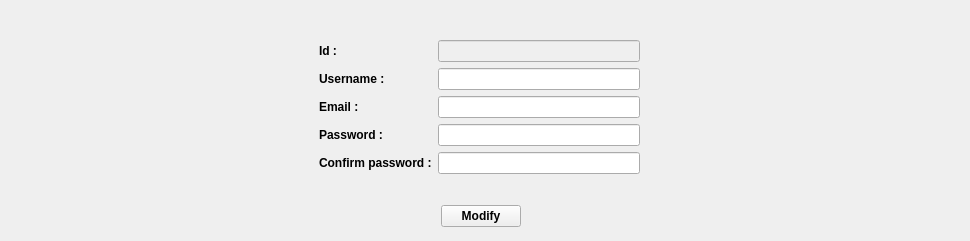
    <widget class="QWidget" name="tabProfile">
     <attribute name="title">
      <string>Profile</string>
     </attribute>
     <widget class="QWidget" name="horizontalLayoutWidget_5">
      <property name="geometry">
       <rect>
        <x>-1</x>
        <y>40</y>
        <width>961</width>
        <height>161</height>
       </rect>
      </property>
      <layout class="QHBoxLayout" name="horizontalLayout_14">
       <item>
        <spacer name="horizontalSpacer_7">
         <property name="orientation">
          <enum>Qt::Horizontal</enum>
         </property>
         <property name="sizeHint" stdset="0">
          <size>
           <width>40</width>
           <height>20</height>
          </size>
         </property>
        </spacer>
       </item>
       <item>
        <layout class="QFormLayout" name="formLayout_7">
         <item row="0" column="0">
          <widget class="QLabel" name="labelId_7">
           <property name="font">
            <font>
             <family>Tahoma</family>
             <weight>75</weight>
             <bold>true</bold>
            </font>
           </property>
           <property name="text">
            <string>Id :</string>
           </property>
          </widget>
         </item>
         <item row="0" column="1">
          <widget class="QLineEdit" name="lineEditId_7">
           <property name="enabled">
            <bool>false</bool>
           </property>
           <property name="font">
            <font>
             <family>Tahoma</family>
             <weight>50</weight>
             <bold>false</bold>
            </font>
           </property>
          </widget>
         </item>
         <item row="1" column="0">
          <widget class="QLabel" name="labelUsername_7">
           <property name="font">
            <font>
             <family>Tahoma</family>
             <weight>75</weight>
             <bold>true</bold>
            </font>
           </property>
           <property name="text">
            <string>Username :</string>
           </property>
          </widget>
         </item>
         <item row="1" column="1">
          <widget class="QLineEdit" name="lineEditUsername_7">
           <property name="font">
            <font>
             <family>Tahoma</family>
             <weight>50</weight>
             <bold>false</bold>
            </font>
           </property>
          </widget>
         </item>
         <item row="2" column="0">
          <widget class="QLabel" name="labelEmail_5">
           <property name="font">
            <font>
             <family>Tahoma</family>
             <weight>75</weight>
             <bold>true</bold>
            </font>
           </property>
           <property name="text">
            <string>Email :</string>
           </property>
          </widget>
         </item>
         <item row="2" column="1">
          <widget class="QLineEdit" name="lineEditEmail_5">
           <property name="font">
            <font>
             <family>Tahoma</family>
             <weight>50</weight>
             <bold>false</bold>
            </font>
           </property>
          </widget>
         </item>
         <item row="3" column="0">
          <widget class="QLabel" name="labelPassword_7">
           <property name="font">
            <font>
             <family>Tahoma</family>
             <weight>75</weight>
             <bold>true</bold>
            </font>
           </property>
           <property name="text">
            <string>Password :</string>
           </property>
          </widget>
         </item>
         <item row="3" column="1">
          <widget class="QLineEdit" name="lineEditPassword_7">
           <property name="font">
            <font>
             <family>Tahoma</family>
             <weight>50</weight>
             <bold>false</bold>
            </font>
           </property>
           <property name="echoMode">
            <enum>QLineEdit::Password</enum>
           </property>
          </widget>
         </item>
         <item row="4" column="0">
          <widget class="QLabel" name="labelConfirmPassword_7">
           <property name="font">
            <font>
             <family>Tahoma</family>
             <weight>75</weight>
             <bold>true</bold>
            </font>
           </property>
           <property name="text">
            <string>Confirm password :</string>
           </property>
          </widget>
         </item>
         <item row="4" column="1">
          <widget class="QLineEdit" name="lineEditConfirmPassword_7">
           <property name="font">
            <font>
             <family>Tahoma</family>
             <weight>50</weight>
             <bold>false</bold>
            </font>
           </property>
           <property name="echoMode">
            <enum>QLineEdit::Password</enum>
           </property>
          </widget>
         </item>
        </layout>
       </item>
       <item>
        <spacer name="horizontalSpacer_9">
         <property name="orientation">
          <enum>Qt::Horizontal</enum>
         </property>
         <property name="sizeHint" stdset="0">
          <size>
           <width>40</width>
           <height>20</height>
          </size>
         </property>
        </spacer>
       </item>
      </layout>
     </widget>
     <widget class="QWidget" name="horizontalLayoutWidget_6">
      <property name="geometry">
       <rect>
        <x>0</x>
        <y>200</y>
        <width>961</width>
        <height>32</height>
       </rect>
      </property>
      <layout class="QHBoxLayout" name="horizontalLayout_15">
       <item>
        <spacer name="horizontalSpacer_11">
         <property name="orientation">
          <enum>Qt::Horizontal</enum>
         </property>
         <property name="sizeHint" stdset="0">
          <size>
           <width>40</width>
           <height>20</height>
          </size>
         </property>
        </spacer>
       </item>
       <item>
        <widget class="QPushButton" name="pushButtonModifyProfile">
         <property name="font">
          <font>
           <family>Tahoma</family>
           <weight>75</weight>
           <bold>true</bold>
          </font>
         </property>
         <property name="text">
          <string>Modify</string>
         </property>
        </widget>
       </item>
       <item>
        <spacer name="horizontalSpacer_10">
         <property name="orientation">
          <enum>Qt::Horizontal</enum>
         </property>
         <property name="sizeHint" stdset="0">
          <size>
           <width>40</width>
           <height>20</height>
          </size>
         </property>
        </spacer>
       </item>
      </layout>
     </widget>
    </widget>
